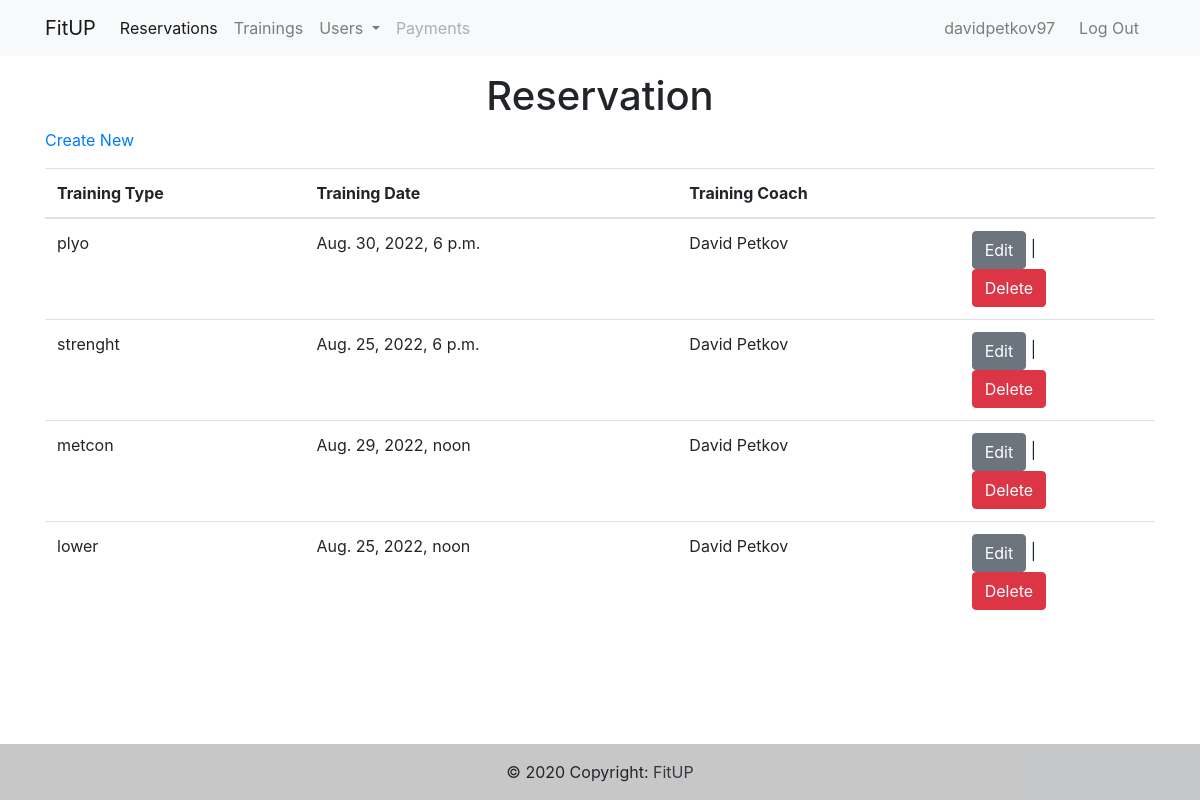
The app's page /Reservations/ (signed in) with its own data.
### FitUp/models.py (models this page shows, shortened)
class Reservation(models.Model):
    client = models.ForeignKey(Client, on_delete=models.CASCADE, null=True, blank=True)
    training = models.ForeignKey(Training, on_delete=models.CASCADE, null=True, blank=True)

class Training(models.Model):
    class TrainingTypes(Enum):
        cardio = 'Cardio'
        plyo = 'Plyo'
        upper = 'Upper Body Workout'
        lower = 'Lower Body Workout'
        strenght = 'Strenght Training'
        metcon = 'Full Body Weight Training'
    type = models.CharField(max_length=50, choices=TrainingTypes.choices())
    duration_min = models.IntegerField(default=60)
    datetime = models.DateTimeField()
    capacity = models.IntegerField(default=15)
    Coach = models.ForeignKey(Coach, on_delete=models.CASCADE, null=True, blank=True)

class Coach(models.Model):
    first_name = models.CharField(max_length=50)
    last_name = models.CharField(max_length=30)
    age = models.IntegerField()
    email = models.EmailField(max_length=50)
    user = models.ForeignKey(User, on_delete=models.CASCADE, null=True, blank=True)
    start_day = models.DateField(default=django.utils.timezone.now())
    gender = models.CharField(max_length=1)
    rate = models.FloatField(default=0.0,)
    rate_num = models.IntegerField(default=0)
    num_week = models.IntegerField(default=0)
    num_month = models.IntegerField(default=0)
    num_year = models.IntegerField(default=0)
    num_all_trainings = models.IntegerField(default=0)

### FitUp/views.py (the view, shortened to what this page needs)
# urls.py: path('Reservations/', Reservations, name="Reservations"),
@login_required
def Reservations(request):
    query = Reservation.objects.filter(client=Client.objects.filter(user=request.user).first())
    context = {"reservations": query, "form": ReservationForm}
    return render(request, "Reservations.html", context)

### FitUp/templates/Reservations.html (shortened to what this page needs)
<!DOCTYPE html>
<html lang="en">
<head>
    <link rel="stylesheet" href="https://cdn.jsdelivr.net/npm/bootstrap@4.0.0/dist/css/bootstrap.min.css"
>
</head>
<body>
<div>
    <nav class="navbar navbar-expand-lg navbar-light bg-light mb-3">
        <div class="container">
    <a class="navbar-brand active" href="{% url 'index' %}">FitUP</a>
          <div class="collapse navbar-collapse" id="navbarSupportedContent">
            <ul class="navbar-nav mr-auto">
              <li class="nav-item">
                <a class="nav-link active" href="{% url 'Reservations' %}">Reservations <span class="sr-only">(current)</span></a>
              </li>
              <li class="nav-item">
                <a class="nav-link" href="{% url 'Trainings' %}">Trainings</a>
              </li>
              <li class="nav-item dropdown">
                <a class="nav-link dropdown-toggle" href="#" id="navbarDropdown" role="button" data-toggle="dropdown" aria-haspopup="true" aria-expanded="false">
                  Users
                </a>
              </li>
              <li class="nav-item">
                <a class="nav-link disabled" href="{% url 'Payments' %}">Payments</a>
              </li>
            </ul>
           <ul class="navbar-nav my-sm-0">
              {% block content %}
                {% if user.is_authenticated %}
                    <li class="nav-item mr-sm-2" >
                        <a class="nav-link" href="#">{{ user.username }}</a>
                    </li>
                    <li class="nav-item mr-sm-2" >
                        <a class="nav-link" href="{% url 'logout' %}">Log Out</a>
                    </li>
                {% else %}
                   <li class="nav-item mr-sm-2" >
                       <a class="nav-link" href="/login">Log In</a>
                    </li>
                {% endif %}
              {% endblock %}
            </ul>
          </div>
        </div>
    </nav>
    <div class="container pb-3">
        <h1 class="text-center">Reservation</h1>
        <p>
            <a href="{% url 'ReservationCreate' %}">Create New</a>
        </p>
        <table class="table">
            <thead>
                <tr>
                    <th>
                        Training Type
                    </th>
                    <th>
                        Training Date
                    </th>
                    <th>
                        Training Coach
                    </th>
                    <th></th>
                </tr>
            </thead>
            <tbody>
            {% for r in reservations %}
                <tr>
                    <td>
                        {{ r.training.type }}
                    </td>
                    <td>
                        {{ r.training.datetime }}
                    </td>
                    <td>
                       {{ r.training.Coach.first_name }} {{ r.training.Coach.last_name }}
                    </td>
                    <td>
                        <a class="btn btn-secondary" href="{% url 'ReservationEdit' r.pk %}" >Edit</a> |
                        <form action="" method="POST" enctype="multipart/form-data">
                            <button type="submit" class="btn btn-danger">Delete</button>
                        </form>
                    </td>
                </tr>
            {% endfor %}
            </tbody>
        </table>
    </div>
    <footer class="bg-light text-center text-lg-start fixed-bottom">
      <div class="text-center p-3" style="background-color: rgba(0, 0, 0, 0.2);">
        © 2020 Copyright:
        <a class="text-dark" href="{% url 'index' %}">FitUP</a>
      </div>
    </footer>
</div>
</body>
</html>

### records on screen
Reservation: training.type "plyo", training.datetime "Aug. 30, 2022, 6 p.m.", training.Coach.first_name "David", training.Coach.last_name "Petkov"
Reservation: training.type "strenght", training.datetime "Aug. 25, 2022, 6 p.m.", training.Coach.first_name "David", training.Coach.last_name "Petkov"
Reservation: training.type "metcon", training.datetime "Aug. 29, 2022, noon", training.Coach.first_name "David", training.Coach.last_name "Petkov"
Reservation: training.type "lower", training.datetime "Aug. 25, 2022, noon", training.Coach.first_name "David", training.Coach.last_name "Petkov"

### other values on screen
{{ user.username }} "davidpetkov97"
